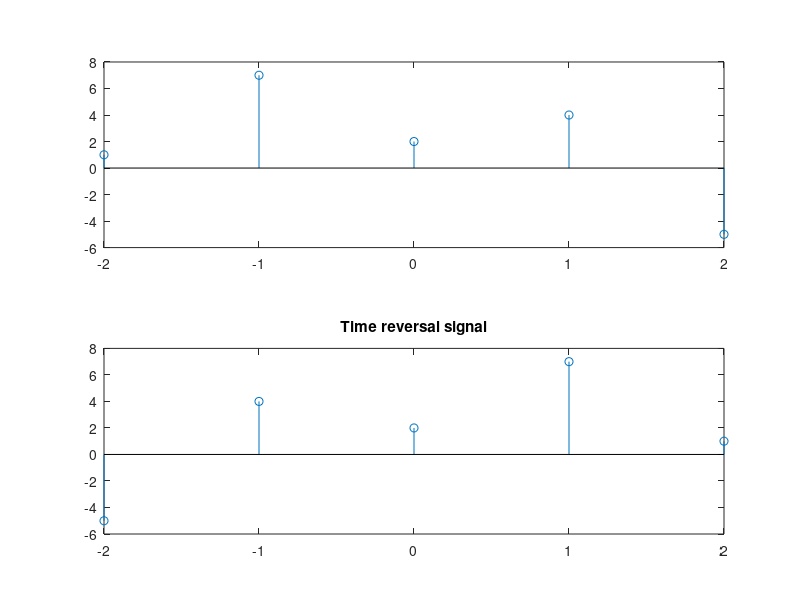

Here is the MATLAB script that generated this plot:
t = -2:1:2
i = [1,7,2,4,-5]
subplot(2,1,1)
stem(t,i)
irev = i(end:-1:1)
subplot(2,1,2)
stem(t,irev)
title("Time reversal signal")

